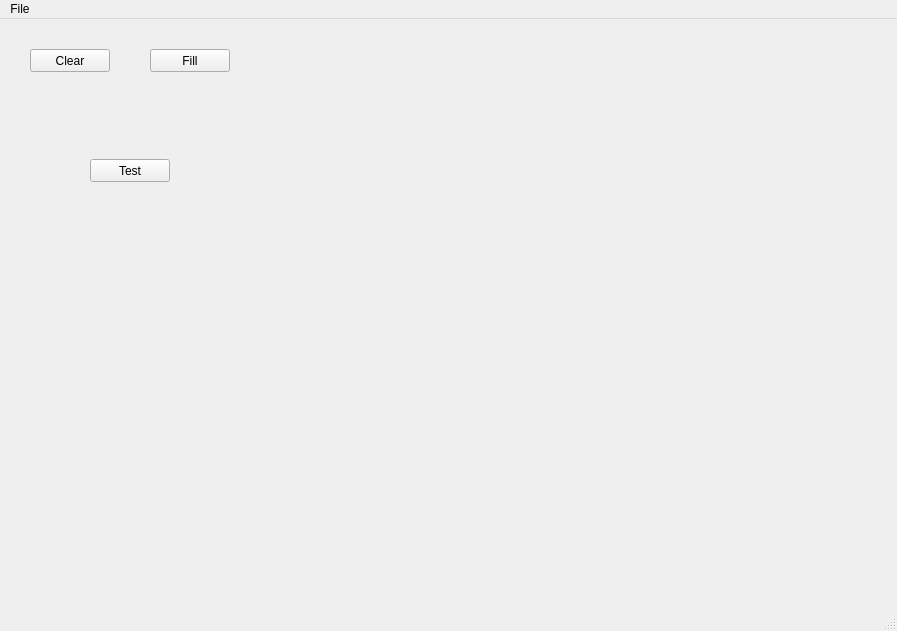
<?xml version="1.0" encoding="UTF-8"?>
<ui version="4.0">
 <class>MainWindow</class>
 <widget class="QMainWindow" name="MainWindow">
  <property name="geometry">
   <rect>
    <x>0</x>
    <y>0</y>
    <width>897</width>
    <height>631</height>
   </rect>
  </property>
  <property name="windowTitle">
   <string>MainWindow</string>
  </property>
  <widget class="QWidget" name="centralwidget">
   <widget class="QPushButton" name="clearButton">
    <property name="geometry">
     <rect>
      <x>30</x>
      <y>30</y>
      <width>80</width>
      <height>23</height>
     </rect>
    </property>
    <property name="text">
     <string>Clear</string>
    </property>
   </widget>
   <widget class="QPushButton" name="fillButton">
    <property name="geometry">
     <rect>
      <x>150</x>
      <y>30</y>
      <width>80</width>
      <height>23</height>
     </rect>
    </property>
    <property name="text">
     <string>Fill</string>
    </property>
   </widget>
   <widget class="QPushButton" name="pushButton">
    <property name="geometry">
     <rect>
      <x>90</x>
      <y>140</y>
      <width>80</width>
      <height>23</height>
     </rect>
    </property>
    <property name="text">
     <string>Test</string>
    </property>
   </widget>
  </widget>
  <widget class="QMenuBar" name="menubar">
   <property name="geometry">
    <rect>
     <x>0</x>
     <y>0</y>
     <width>897</width>
     <height>20</height>
    </rect>
   </property>
   <widget class="QMenu" name="menuFile">
    <property name="title">
     <string>File</string>
    </property>
    <addaction name="actionSettings"/>
    <addaction name="actionExit"/>
   </widget>
   <addaction name="menuFile"/>
  </widget>
  <widget class="QStatusBar" name="statusbar"/>
  <action name="actionExit">
   <property name="text">
    <string>Exit</string>
   </property>
  </action>
  <action name="actionSettings">
   <property name="text">
    <string>Settings...</string>
   </property>
  </action>
 </widget>
 <resources/>
 <connections>
  <connection>
   <sender>fillButton</sender>
   <signal>clicked()</signal>
   <receiver>MainWindow</receiver>
   <slot>fillButtonClicked()</slot>
   <hints>
    <hint type="sourcelabel">
     <x>229</x>
     <y>72</y>
    </hint>
    <hint type="destinationlabel">
     <x>393</x>
     <y>257</y>
    </hint>
   </hints>
  </connection>
  <connection>
   <sender>clearButton</sender>
   <signal>clicked()</signal>
   <receiver>MainWindow</receiver>
   <slot>clearButtonClicked()</slot>
   <hints>
    <hint type="sourcelabel">
     <x>109</x>
     <y>72</y>
    </hint>
    <hint type="destinationlabel">
     <x>175</x>
     <y>270</y>
    </hint>
   </hints>
  </connection>
  <connection>
   <sender>pushButton</sender>
   <signal>clicked()</signal>
   <receiver>MainWindow</receiver>
   <slot>testButtonClicked()</slot>
   <hints>
    <hint type="sourcelabel">
     <x>130</x>
     <y>167</y>
    </hint>
    <hint type="destinationlabel">
     <x>504</x>
     <y>380</y>
    </hint>
   </hints>
  </connection>
 </connections>
 <slots>
  <slot>clearButtonClicked()</slot>
  <slot>fillButtonClicked()</slot>
  <slot>testButtonClicked()</slot>
 </slots>
</ui>
